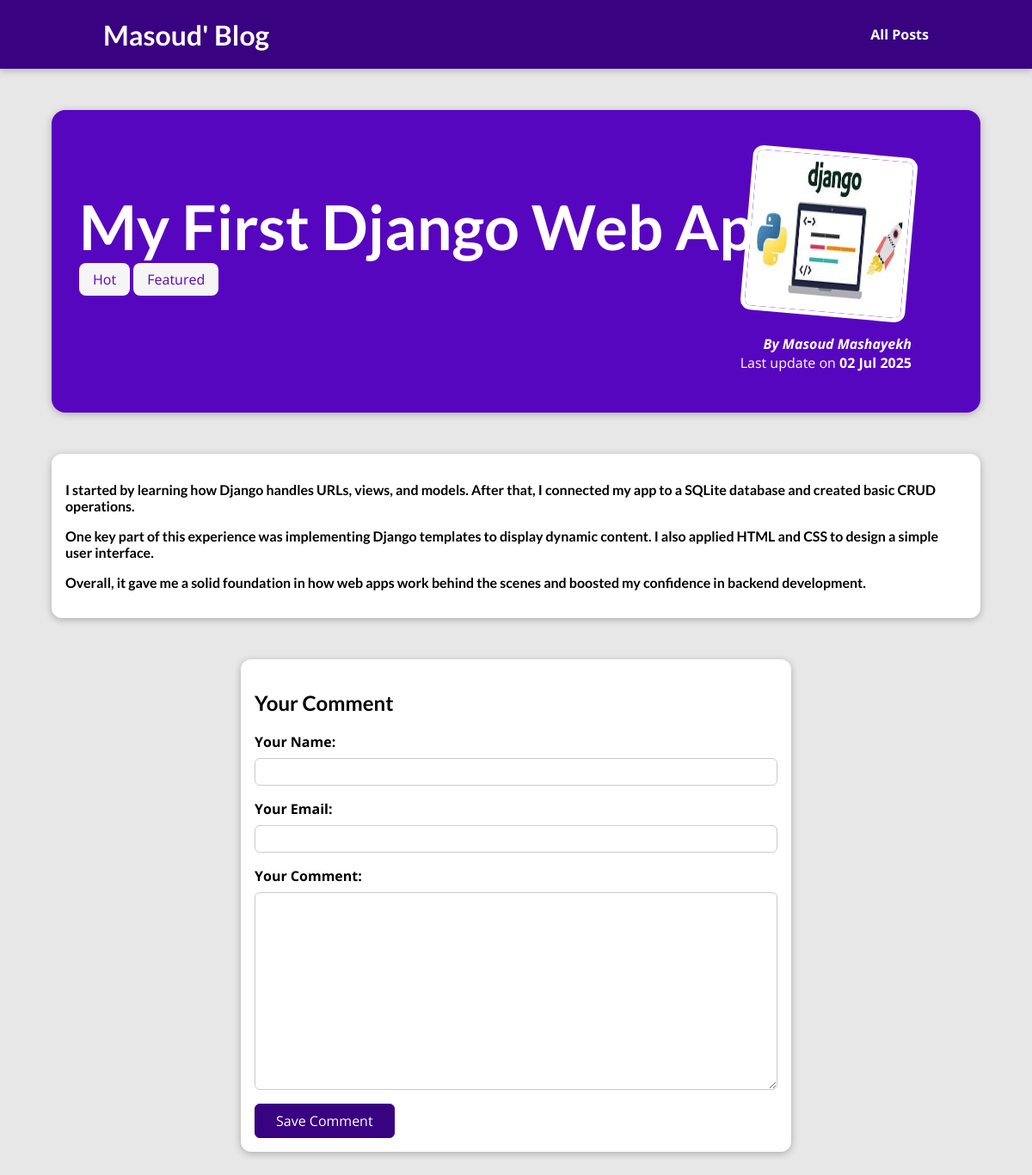
/posts/first-django-project, run on the app's committed database.
### blog/models.py (models this page shows, shortened)
class Post(models.Model):
    title = models.CharField(max_length= 150)
    excerpt = models.CharField(max_length= 200)
    image = models.ImageField(upload_to="posts", null= True)
    date = models.DateField(auto_now= True)
    slug = models.SlugField(unique= True, db_index= True)
    content = models.TextField(validators=[MinLengthValidator(10)])
    author = models.ForeignKey(Author, on_delete=models.SET_NULL,null=True, related_name="posts")
    tags = models.ManyToManyField(Tag)

class Tag(models.Model):
    caption = models.CharField(max_length= 20)

class Author(models.Model):
    first_name = models.CharField(max_length= 100)
    last_name = models.CharField(max_length= 100)
    email_address = models.EmailField()
    def full_name(self):
        return f"{self.first_name} {self.last_name}"
    def __str__(self):
        return self.full_name()

### blog/views.py (the view, shortened to what this page needs)
# urls.py: path("posts/<slug:slug>",views.SinglePostView.as_view(), name= "post-detail-page")  # /posts/my-first-post
class SinglePostView(View):
    def get(self, request, slug):
        post= Post.objects.get(slug=slug)
        context={
            "post": post,
            "post_tags": post.tags.all(),
            "comment_form": CommentForm(),
            "comments": post.comments.all()
        }
        return render(request, "blog/post-detail.html", context)

### blog/forms.py
class CommentForm(forms.ModelForm):
    class Meta:
        model = Comment
        exclude = ["post"]
        labels ={
            "user_name": "Your Name",
            "user_email": "Your Email",
            "text": "Your Comment"
        }

### blog/templates/blog/post-detail.html (shortened to what this page needs)
{% extends "base.html" %}
{% load static %}
{% block css_files %}
<link rel="stylesheet" href="{% static "blog/post-detail.css" %}">
{% endblock %}
{% block content %}
<section id="summary">
    <h2> {{ post.title }}</h2>
    <div>
        {% for tag in post_tags %}
        <span class= "tag" >{{ tag.caption }}</span>
        {% endfor %}
    </div>
    <article>
        <img src="{{ post.image.url }}" alt="Post title">
        <address>By <a href="mailto:{{ post.author.email_address }}">{{ post.author | title }}</a></address>
        <div>
            Last update on <time> {{ post.date|date:"d M Y" }}</time>
        </div>
    </article>
</section>
<main>
    {{ post.content|linebreaks}}
</main>
<section id= "comment-form">
    <h2>Your Comment</h2>
    <form action= "{% url "post-detail-page" post.slug %}" method= "Post">
        {% for form_field in comment_form %}
            <div class= "form-control {% if form_field.errors %}invalid{% endif %}">
                {{ form_field.label_tag }}
                {{ form_field }}
            </div>
        {% endfor %}
        <button>Save Comment</button>
    </form>
</section>
{% endblock %}

### static/app.css (style rules this page uses)
* { box-sizing: border-box; }
html { font-family: "Open Sans", "Lato", sans-serif; }
body { margin: 0; }
h1, h2, h3, p { font-family: "Lato", sans-serif; font-weight: bold; }

### blog/static/blog/post-detail.css (style rules this page uses)
body { background-color: #e7e7e7; }
#summary { margin: 8rem auto 3rem auto; padding: 2rem; width: 90%; max-width: 90rem; border-radius: 16px; background-color: #5706c0; position: relative; box-shadow: 0 2px 8px rgba(0, 0, 0, 0.25); height: 22rem; }
#summary h2 { color: white; font-size: 4.5rem; margin-bottom: 0.5rem; }
#summary article { position: absolute; top: 2rem; right: 3rem; padding: 1rem 2rem; border-radius: 12px; text-align: right; color: white; }
#summary article img { width: 12rem; height: 12rem; border-radius: 12px; transform: rotateZ(5deg); border: 5px solid white; margin-bottom: 1rem; }
#summary address { font-weight: bold; }
#summary time { font-weight: bold; }
#summary a { color: white; text-decoration: none; }
main { width: 90%; max-width: 90rem; margin: 3rem auto; background-color: white; padding: 1rem; border-radius: 12px; box-shadow: 0 2px 8px rgba(0, 0, 0, 0.25); }
.tag { background-color: whitesmoke; color: #5706c0; padding: 0.5rem 1rem; border-radius: 8px; }
.form-control { margin-bottom: 1rem; }
.form-control label { font-weight: bold; margin-bottom: 0.5rem; display: block; }
.form-control input, .form-control textarea { display: block; width: 100%; font: inherit; padding: 0.25rem; border-radius: 6px; border: 1px solid #ccc; }
#comment-form { margin: 3rem auto; width: 90%; max-width: 40rem; border-radius: 12px; background-color: white; box-shadow: 0 2px 8px rgba(0, 0, 0, 0.25); padding: 1rem; }
#comment-form button { font: inherit; background-color: #390281; color: white; border: 1px solid #390281; padding: 0.5rem 1.5rem; border-radius: 6px; cursor: pointer; }

### data on the page
Post: title "My First Django Web App", image (picture), author "Masoud Mashayekh", date "02 Jul 2025", content "I started by learning how Django handles URLs, views, and models. After that, I connected my app to a SQLite database and created basic CRUD operations. One key part of this experience was implementing Django templates to display dynamic content. I also applied HTML and CSS to design a simple user interface. Overall, it gave me a solid foundation in how web apps work behind the scenes and boosted my confidence in backend development."
Tag: caption "Hot"
Tag: caption "Featured"
